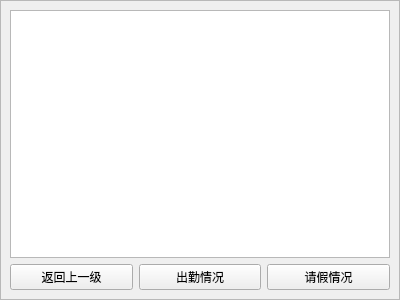
<?xml version="1.0" encoding="UTF-8"?>
<ui version="4.0">
 <class>AttendancePart</class>
 <widget class="QWidget" name="AttendancePart">
  <property name="geometry">
   <rect>
    <x>0</x>
    <y>0</y>
    <width>400</width>
    <height>300</height>
   </rect>
  </property>
  <property name="windowTitle">
   <string>Form</string>
  </property>
  <layout class="QVBoxLayout" name="verticalLayout">
   <property name="leftMargin">
    <number>0</number>
   </property>
   <property name="topMargin">
    <number>0</number>
   </property>
   <property name="rightMargin">
    <number>0</number>
   </property>
   <property name="bottomMargin">
    <number>0</number>
   </property>
   <item>
    <widget class="QFrame" name="frame">
     <property name="frameShape">
      <enum>QFrame::StyledPanel</enum>
     </property>
     <property name="frameShadow">
      <enum>QFrame::Raised</enum>
     </property>
     <layout class="QVBoxLayout" name="verticalLayout_2">
      <item>
       <widget class="QTableView" name="tableView"/>
      </item>
      <item>
       <layout class="QHBoxLayout" name="horizontalLayout">
        <item>
         <widget class="QPushButton" name="cancelButton">
          <property name="text">
           <string>返回上一级</string>
          </property>
         </widget>
        </item>
        <item>
         <widget class="QPushButton" name="attendButton">
          <property name="text">
           <string>出勤情况</string>
          </property>
         </widget>
        </item>
        <item>
         <widget class="QPushButton" name="leaveButton">
          <property name="text">
           <string>请假情况</string>
          </property>
         </widget>
        </item>
       </layout>
      </item>
     </layout>
    </widget>
   </item>
  </layout>
 </widget>
 <resources/>
 <connections/>
</ui>
